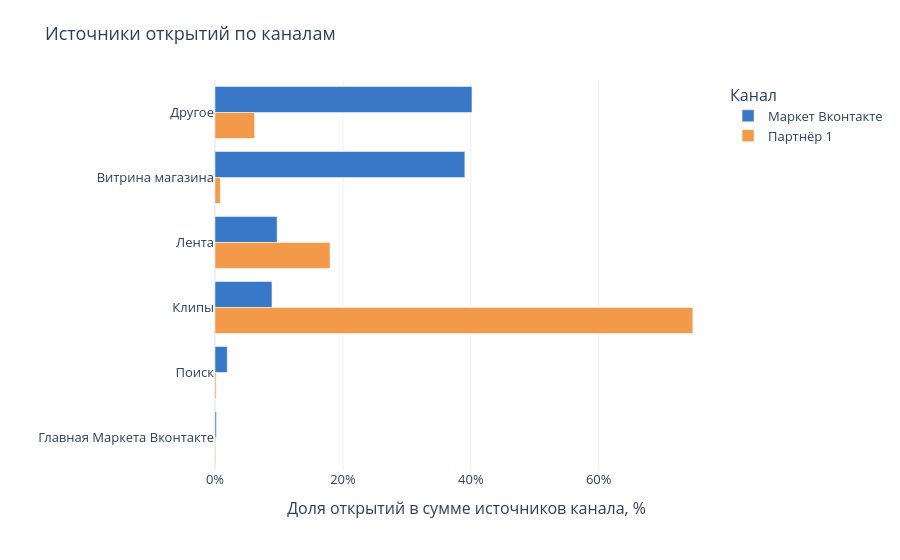

Here is the notebook cell this chart was saved with:
### Markdown cell above
### Интерактивно: структура источников открытий
Доля рассчитана отдельно внутри суммы источников каждого канала. Вложенная строка «в т.ч.» исключена; данные не содержат заказов по источникам.

### Code cell
fig = go.Figure()
for channel, color in [(mv, '#3978C6'), (p1, '#F2994A')]:
    fig.add_bar(name=channel, x=sources[f'Доля по пересчёту, %: {channel}'], y=sources.index,
                orientation='h', marker_color=color, customdata=sources[channel],
                hovertemplate='%{y}<br>%{fullData.name}: %{x:.2f}%<br>Открытий: %{customdata:,.0f}<extra></extra>')
fig.update_layout(barmode='group')
fig.update_xaxes(rangemode='tozero', ticksuffix='%')
fig.update_yaxes(autorange='reversed')
show_plotly(fig, 'Источники открытий по каналам', 'Доля открытий в сумме источников канала, %', '', 560)

### Figure 1 — Plotly figure (JSON) as saved in the notebook; plotly's stock layout.template omitted (floating-point values rounded to 4 significant figures)
{"data": [{"customdata": [77750000.0, 75600000.0, 18800000.0, 17240000.0, 3708000.0, 412800.0], "hovertemplate": "%{y}<br>%{fullData.name}: %{x:.2f}%<br>Открытий: %{customdata:,.0f}<extra></extra>", "marker": {"color": "#3978C6"}, "name": "Маркет Вконтакте", "orientation": "h", "x": [40.18, 39.07, 9.713, 8.909, 1.916, 0.2133], "y": ["Другое", "Витрина магазина", "Лента", "Клипы", "Поиск", "Главная Маркета Вконтакте"], "type": "bar"}, {"customdata": [5380616, 714540, 15622386, 64917109, 159788, 88383], "hovertemplate": "%{y}<br>%{fullData.name}: %{x:.2f}%<br>Открытий: %{customdata:,.0f}<extra></extra>", "marker": {"color": "#F2994A"}, "name": "Партнёр 1", "orientation": "h", "x": [6.193, 0.8224, 17.98, 74.72, 0.1839, 0.1017], "y": ["Другое", "Витрина магазина", "Лента", "Клипы", "Поиск", "Главная Маркета Вконтакте"], "type": "bar"}], "layout": {"barmode": "group", "font": {"size": 13}, "height": 560, "hoverlabel": {"namelength": -1}, "legend": {"title": {"text": "Канал"}}, "margin": {"b": 90, "l": 70, "r": 30, "t": 80}, "title": {"text": "Источники открытий по каналам"}, "xaxis": {"rangemode": "tozero", "ticksuffix": "%", "title": {"text": "Доля открытий в сумме источников канала, %"}}, "yaxis": {"autorange": "reversed", "title": {"text": ""}}}}
